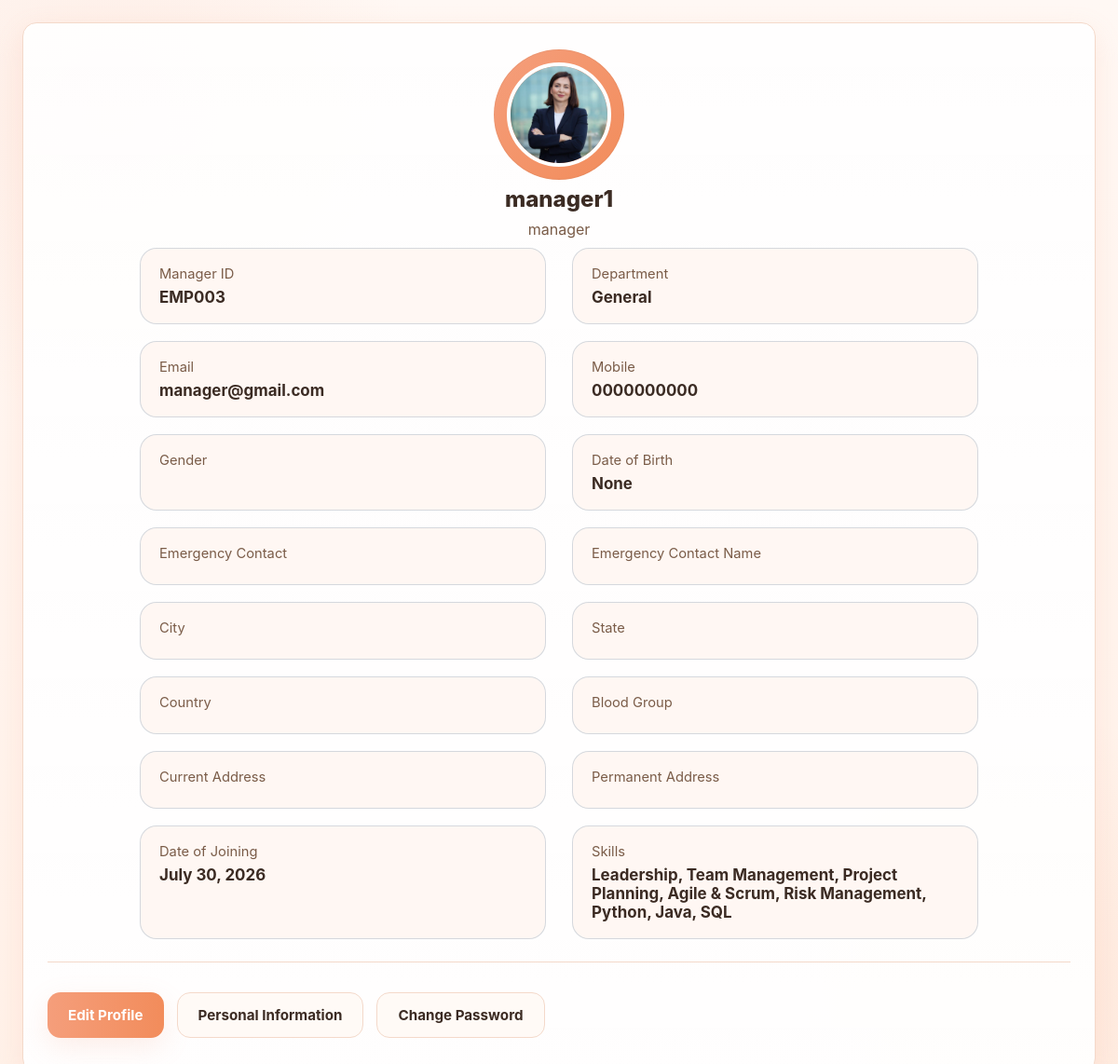
/manager/profile/ (signed in), run on an earlier commit of the app's database.
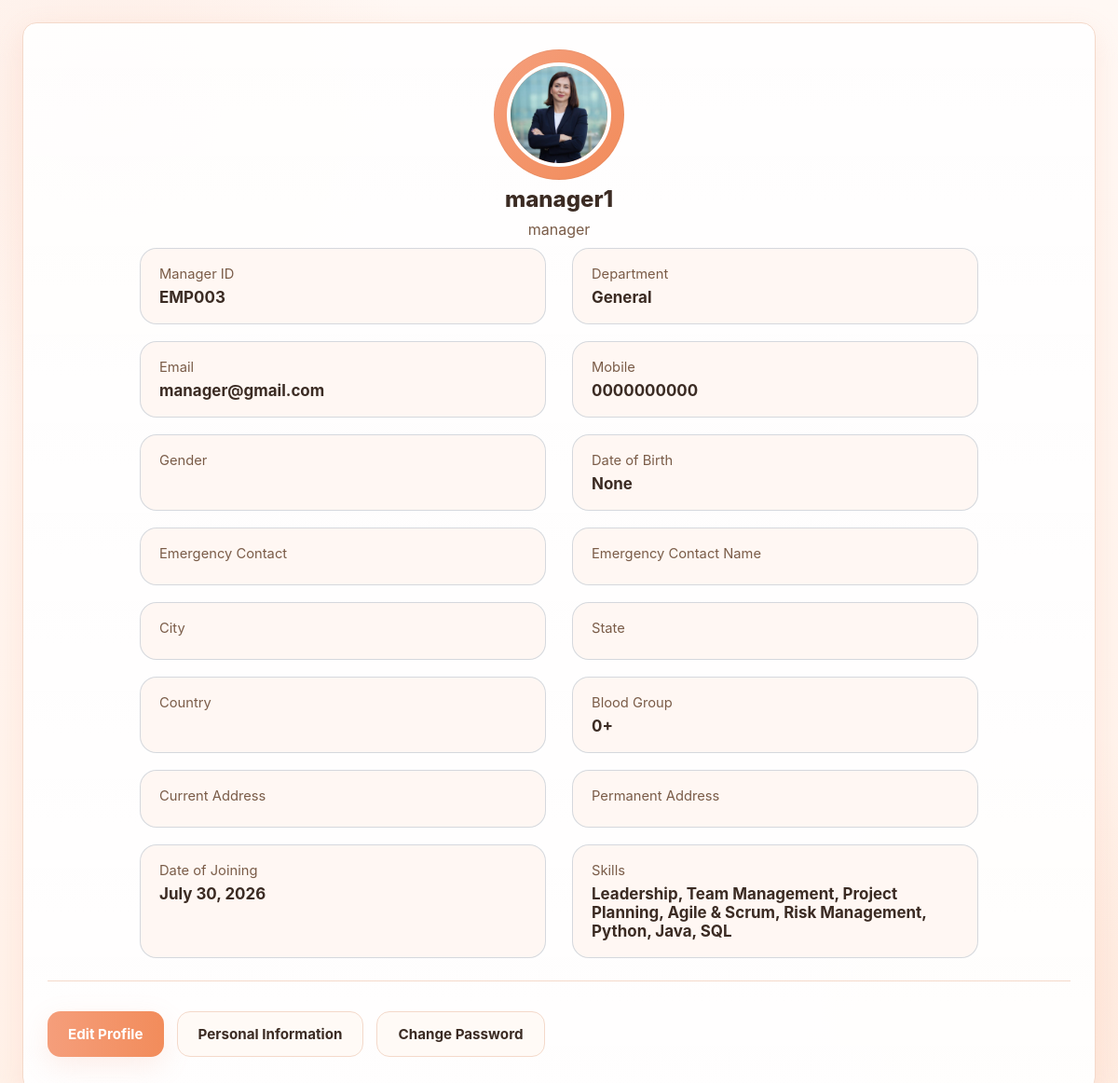
And on a later commit of the database.
### employees/models.py (models this page shows, shortened)
class Employee(models.Model):
    ROLE_CHOICES = [
        ("Admin", "Admin"),
        ("Manager", "Manager"),
        ("HR", "HR"),
        ("Team Lead", "Team Lead"),
        ("Employee", "Employee"),
    ]
    GENDER_CHOICES = [
        ("Male", "Male"),
        ("Female", "Female"),
        ("Other", "Other"),
        ("Prefer not to say", "Prefer not to say"),
    ]
    EMPLOYMENT_TYPE_CHOICES = [
        ("Full-Time", "Full-Time"),
        ("Part-Time", "Part-Time"),
        ("Contract", "Contract"),
        ("Intern", "Intern"),
    ]
    user = models.OneToOneField(
        User,
        on_delete=models.CASCADE
    )
    employee_id = models.CharField(
        max_length=20,
        unique=True
    )
    department = models.CharField(
        max_length=100
    )
    designation = models.CharField(
        max_length=100
    )
    role = models.CharField(
        max_length=20,
        choices=ROLE_CHOICES,
        default="Employee"
    )
    phone = models.CharField(
        max_length=15
    )
    joining_date = models.DateField()
    profile_image = models.ImageField(
        upload_to="employees/",
        blank=True,
        null=True
    )
    dob = models.DateField(
        blank=True,
        null=True
    )
    gender = models.CharField(
        max_length=30,
        choices=GENDER_CHOICES,
        blank=True
    )
    blood_group = models.CharField(
        max_length=5,
        blank=True
    )
    present_address = models.TextField(
        blank=True
    )
    permanent_address = models.TextField(
        blank=True
    )
    city = models.CharField(
        max_length=100,
        blank=True
    )
    state = models.CharField(
        max_length=100,
        blank=True
    )
    country = models.CharField(
        max_length=100,
        blank=True
    )
    emergency_contact_name = models.CharField(
        max_length=100,
        blank=True
    )
    emergency_contact = models.CharField(
        max_length=15,
        blank=True
    )
    reporting_manager = models.CharField(
        max_length=100,
        blank=True
    )
    team_name = models.CharField(
        max_length=100,
        blank=True
    )
    work_location = models.CharField(
        max_length=100,
        blank=True
    )
    employment_type = models.CharField(
        max_length=30,
        choices=EMPLOYMENT_TYPE_CHOICES,
        default="Full-Time"
    )
    created_at = models.DateTimeField(
        auto_now_add=True
    )
    updated_at = models.DateTimeField(
        auto_now=True
    )

### manager_profile/views.py (the view)
# urls.py: path("manager/", include("manager_profile.urls")),
@login_required(login_url="login")
def manager_profile(request):
    employee = get_object_or_404(Employee, user=request.user)
    return render(request, "manager_profile/profile.html", {"employee": employee})

### manager_profile/templates/manager_profile/profile.html (shortened to what this page needs)
{% load static %}
<!DOCTYPE html>
<html lang="en">
<head>
  <link rel="stylesheet" href="{% static 'manager_profile/css/style.css' %}" />
</head>
<body>
<div class="profile-page">
  <header class="profile-header">
    <div class="profile-image-wrap">
      {% if employee.profile_image %}
        <img class="profile-image" id="profileImage" src="{{ employee.profile_image.url }}" alt="Employee Photo" />
      {% else %}
        <img class="profile-image" id="profileImage" src="{% static 'manager_profile/images/manager.jpg' %}" alt="Employee Photo" />
      {% endif %}
    </div>
    <div class="profile-info-panel">
      <h1 class="profile-name">{{ employee.user.get_full_name }}</h1>
      <p class="profile-role">{{ employee.designation }}</p>
      <div class="profile-details-grid">
        <div><span>Manager ID</span><strong data-profile="employeeId">{{ employee.employee_id }}</strong></div>
        <div><span>Department</span><strong data-profile="department">{{ employee.department }}</strong></div>
        <div><span>Email</span><strong data-profile="email">{{ employee.user.email }}</strong></div>
        <div><span>Mobile</span><strong data-profile="mobile">{{ employee.phone }}</strong></div>
        <div><span>Gender</span><strong data-profile="gender">{{ employee.gender }}</strong></div>
        <div><span>Date of Birth</span><strong data-profile="dob">{{ employee.dob }}</strong></div>
        <div><span>Emergency Contact</span><strong data-profile="emergencyContact">{{ employee.emergency_contact }}</strong></div>
        <div><span>Emergency Contact Name</span><strong data-profile="emergencyContactName">{{ employee.emergency_contact_name }}</strong></div>
        <div><span>City</span><strong data-profile="city">{{ employee.city }}</strong></div>
        <div><span>State</span><strong data-profile="state">{{ employee.state }}</strong></div>
        <div><span>Country</span><strong data-profile="country">{{ employee.country }}</strong></div>
        <div><span>Blood Group</span><strong data-profile="bloodGroup">{{ employee.blood_group }}</strong></div>
        <div><span>Current Address</span><strong data-profile="presentAddress">{{ employee.present_address }}</strong></div>
        <div><span>Permanent Address</span><strong data-profile="permanentAddress">{{ employee.permanent_address }}</strong></div>
        <div><span>Date of Joining</span><strong data-profile="doj">{{ employee.joining_date }}</strong></div>
        <div><span>Skills</span><strong data-profile="skills">Leadership, Team Management, Project Planning, Agile &amp; Scrum, Risk Management, Python, Java, SQL</strong></div>
      </div>
    </div>
  </header>
  <section class="action-buttons">
    <a class="btn btn-primary" href="{% url 'manager_edit_profile' %}">Edit Profile</a>
    <a class="btn btn-secondary" href="{% url 'manager_personal_info' %}">Personal Information</a>
    <a class="btn btn-secondary" href="{% url 'manager_change_password' %}">Change Password</a>
  </section>
</div>
</body>
</html>

What changed in the data, as far as the page shows it:
changed Employee "EMP003": blood_group (not shown) → "0+"
